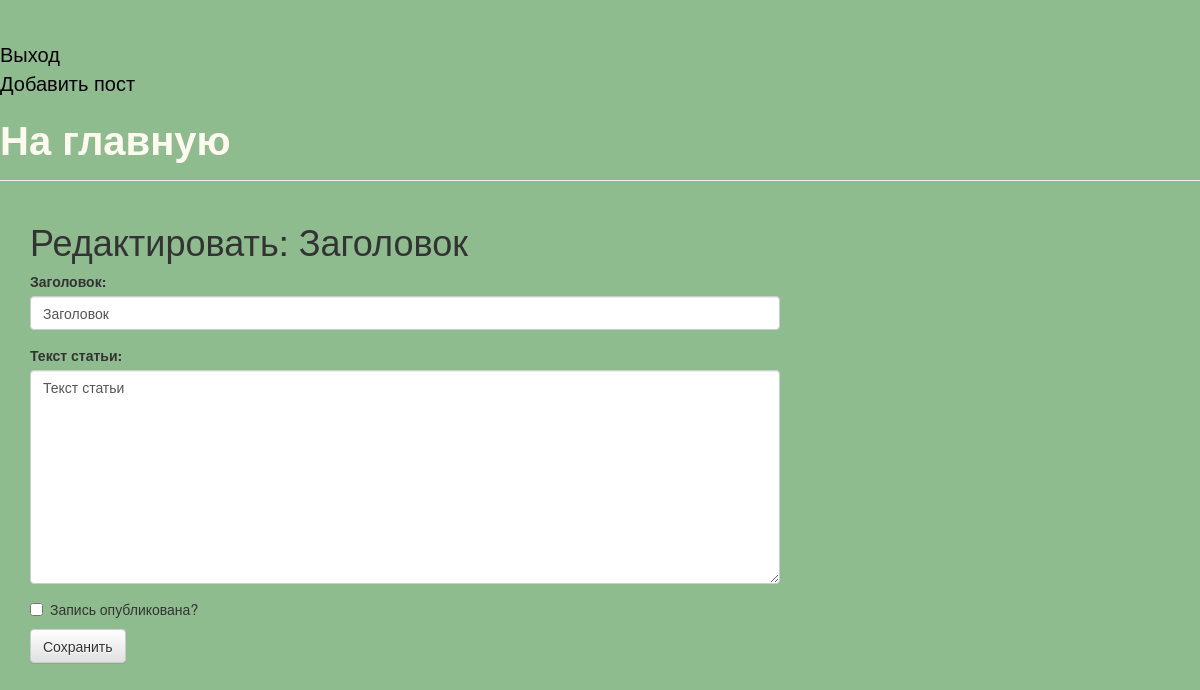
The page /posts/1/edit/ (signed in) on the database as committed earlier.
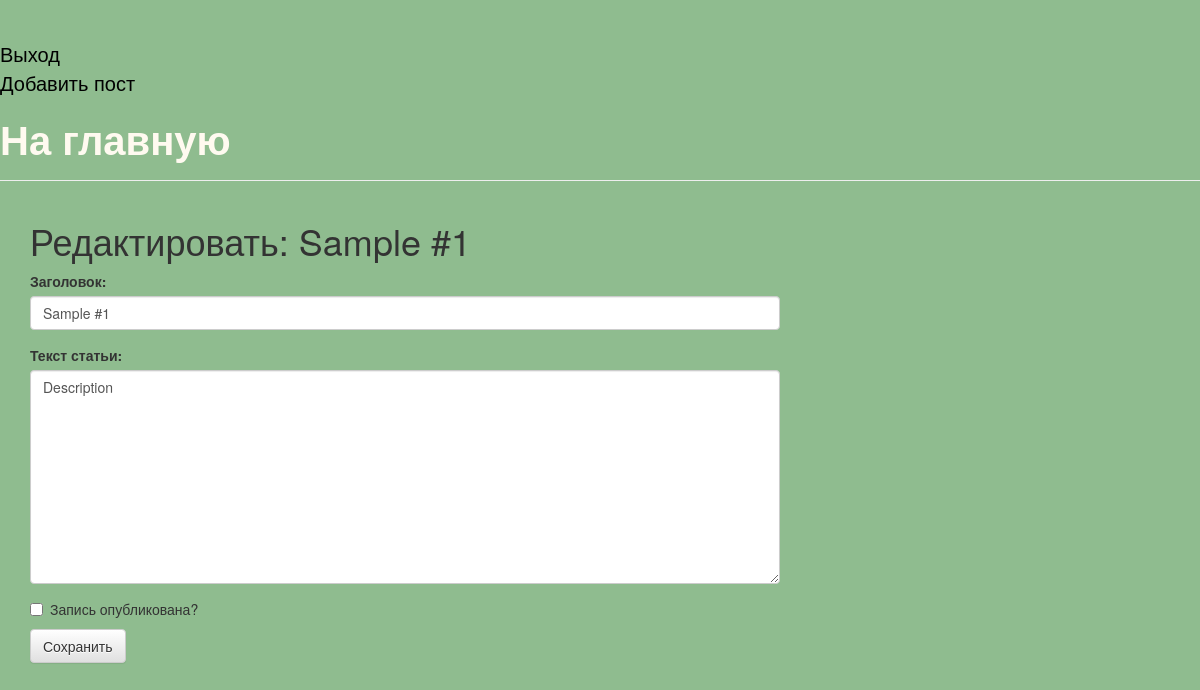
The same page on the database as committed later.
### blog/models.py (models this page shows, shortened)
class Post(models.Model):
    author = models.ForeignKey(settings.AUTH_USER_MODEL, on_delete=models.CASCADE)
    title = models.CharField(max_length=200, verbose_name="Заголовок")
    text = models.TextField(verbose_name="Текст статьи")
    created_data = models.DateTimeField(default=timezone.now, verbose_name="Дата создания")
    published_date = models.DateTimeField(blank=True, null=True, verbose_name="Дата публикации")
    is_published = models.BooleanField(default=False, verbose_name="Запись опубликована?")
    objects = PostManager()
    published = PostPublishedManager()
    class Meta:
        verbose_name = 'Запись в блоге'
        verbose_name_plural = 'Запись в блоге'

### blog/views.py (the view)
# urls.py: path('posts/<int:id>/edit/', views.post_edit, name='post_edit'),
@login_required
def post_edit(request, id):
    post = get_object_or_404(Post, id=id) if id else None
    if post and post.author != request.user:
        return redirect('post_list')
    if request.method == "POST":
        form = PostForm(request.POST, instance=post)
        if form.is_valid():
            post = form.save(commit=False)
            post.author = request.user
            if post.is_published:
                post.published_date = timezone.now()
            else:
                post.published_date = None
            post.save()
            return redirect('blog:post_detail', id=post.id)
    else:
        form = PostForm(instance=post)
    return render(request, 'blog/post_edit.html', {'form': form})\

### blog/forms.py
class PostForm(forms.ModelForm):
    class Meta:
        model = Post
        fields = ('title', 'text', 'is_published')

### blog/managers.py (called while the page is built)
    def get_queryset(self):
        return PostQuerySet(self.model, using=self._db)

### blog/templates/blog/post_edit.html (shortened to what this page needs)
{% extends 'blog/base.html' %}
{% load widget_tweaks %}
{% block content %}
<h1>
    {% if form.instance.id %}
    Редактировать: {{ form.instance.title }}
    {% else %}
    Новая запись
    {% endif %}
</h1>
<form method="POST" class="post-form">
    <div class="form-group">
        {{ form.title.label_tag }}
        {{ form.title|add_class:"form-control" }}
    </div>
    <div class="form-group">
        {{ form.text.label_tag }}
        {{ form.text|add_class:"form-control" }}
    </div>
    <div class="checkbox">
        <label>{{ form.is_published }}Запись опубликована?</label>
    </div>
    <button type="submit" class="save btn btn-default">Сохранить</button>
</form>
{% endblock %}

Rows that differ between the two databases and show on the page:
changed Post: instance "Заголовок" → "Sample #1"; title "Заголовок" → "Sample #1"; text "Текст статьи" → "Description"
